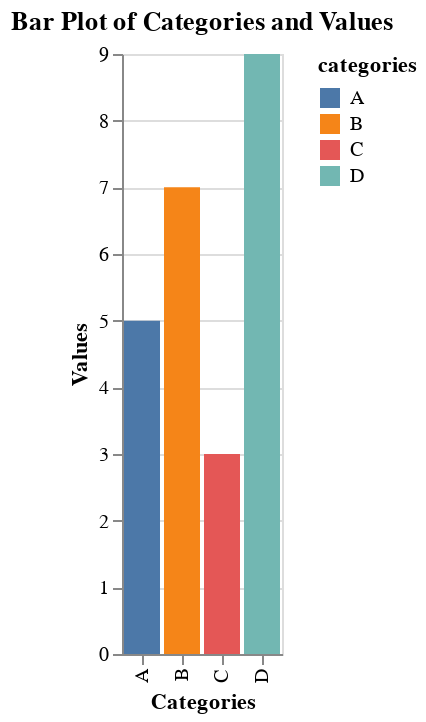

The notebook cell saved with this chart:
### Code cell
import pandas as pd
import altair as alt
from IPython.display import display

data = {'categories': ['A', 'B', 'C', 'D'],
        'values': [5, 7, 3, 9]}

df = pd.DataFrame(data)

chart = alt.Chart(df).mark_bar().encode(
    x=alt.X('categories', title='Categories'),
    y=alt.Y('values', title='Values'),
    color='categories',
    tooltip=['categories', 'values']
).properties(
    title='Bar Plot of Categories and Values'
).interactive()

display(chart)

### Figure 1 — Vega-Lite specification as saved in the notebook (floating-point values rounded to 4 significant figures)
{"config": {"view": {"continuousWidth": 300, "continuousHeight": 300}}, "data": {"name": "data-c93efd5a10d84e808fea558598843d0e"}, "mark": {"type": "bar"}, "encoding": {"color": {"field": "categories", "type": "nominal"}, "tooltip": [{"field": "categories", "type": "nominal"}, {"field": "values", "type": "quantitative"}], "x": {"field": "categories", "title": "Categories", "type": "nominal"}, "y": {"field": "values", "title": "Values", "type": "quantitative"}}, "params": [{"name": "param_2", "select": {"type": "interval", "encodings": ["x", "y"]}, "bind": "scales"}], "title": "Bar Plot of Categories and Values", "$schema": "https://vega.github.io/schema/vega-lite/v5.20.1.json", "datasets": {"data-c93efd5a10d84e808fea558598843d0e": [{"categories": "A", "values": 5}, {"categories": "B", "values": 7}, {"categories": "C", "values": 3}, {"categories": "D", "values": 9}]}}
